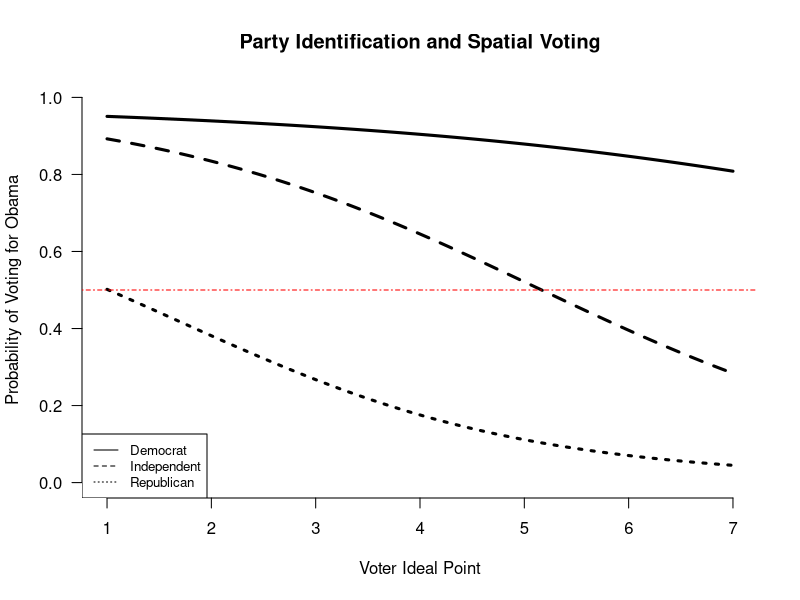
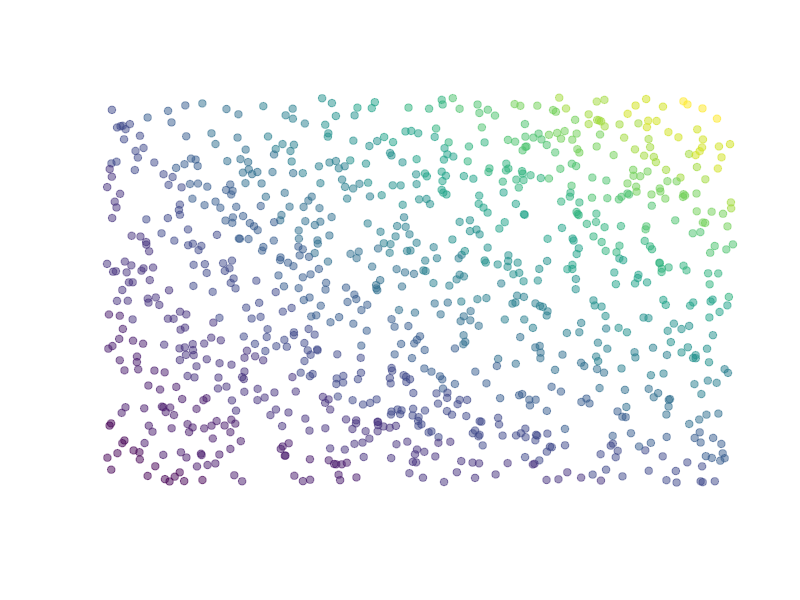
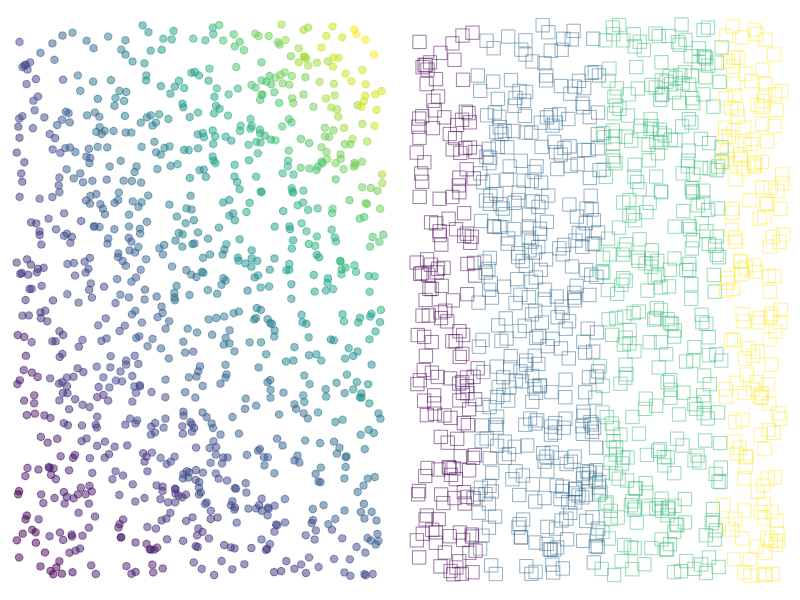

Source code (R) for these figures, in order: (Note: this script raises an error after producing the figures.)
## ---- chunk 1
# The first line sets an option for the final document that can be produced from
# the .Rmd file. Don't worry about it.
knitr::opts_chunk$set(echo = TRUE)

# The next bit is quite powerful and useful. 
# First you define which packages you need for your analysis and assign it to 
# the p_needed object. 
p_needed <-
  c("foreign", "viridis", "MASS", "optimx", 
    "separationplot", "knitr",
    "stargazer")

# Now you check which packages are already installed on your computer.
# The function installed.packages() returns a vector with all the installed 
# packages.
packages <- rownames(installed.packages())
# Then you check which of the packages you need are not installed on your 
# computer yet. Essentially you compare the vector p_needed with the vector
# packages. The result of this comparison is assigned to p_to_install.
p_to_install <- p_needed[!(p_needed %in% packages)]
# If at least one element is in p_to_install you then install those missing
# packages.
if (length(p_to_install) > 0) {
  install.packages(p_to_install)
}
# Now that all packages are installed on the computer, you can load them for
# this project. Additionally the expression returns whether the packages were
# successfully loaded.
sapply(p_needed, require, character.only = TRUE)

# This is an option for stargazer tables
# It automatically adapts the output to html or latex,
# depending on whether we want a html or pdf file
stargazer_opt <- ifelse(knitr::is_latex_output(), "latex", "html")
## ---- chunk 2
df <- read.dta("data/anes08_data_essay.dta")

mode <- function(x) {
  ux <- unique(x)
  ux[which.max(tabulate(match(x, ux)))]
}

m1 <-
  glm(
    obama ~ lib_con_self * party_id + race + male + age + relig_denomination + above_median_inc + college_degree,
    data = df,
    family = binomial(link = logit)
  )
summary(m1)


# 1. get the coefficients
beta_hat <- coef(m1)

# 2. Get the variance-covariance matrix
V_hat <- vcov(m1)

# 3. Set up a multivariate normal distribution N(beta_hat, V_hat)
# 4. Draw from the distribution nsim times
nsim <- 10000
S <- mvrnorm(n = nsim, 
             mu = beta_hat, 
             Sigma = V_hat)
head(S)

# we simulate over a sequence of x-values
lr_seq <- seq(min(df$lib_con_self, na.rm=T), max(df$lib_con_self, na.rm=T), length.out = 100)

# lr_seq <- seq(1,7,length.out = 7)
# What about the other covariates? Following average case practice, we take the 
# mode for dummy variables and rounding to the nearest whole number for categorical variables:



# Democrats 
scenario_dem <- cbind(1, # Intercept
                  lr_seq, # LR Scale
                  0, # Party ID = Independent
                  0, # Party ID = Republican
                  0, # Race = Black
                  0, # Race = Other/Mixed
                  0, # Gender = Male
                  mean(df$age, na.rm=T), # Age
                  0, # Religion = Protestant
                  0, # Religion = Catholic
                  0, # Religion = Other
                  0, # Above Median Income
                  0, # College Degree
                  0, # LR Scale*Independent
                  0  # LR Scale*Republican
                  )

Xbeta_dem <- S %*% t(scenario_dem)

p_sim_dem <- (exp(Xbeta_dem))/ (1 + exp(Xbeta_dem))

p_mean_dem <- apply(p_sim_dem, 2, mean)
p_qu_dem <- t(apply(p_sim_dem, 2, quantile, prob = c(0.025, 0.975)))

# Independents 
scenario_ind <- cbind(1, # Intercept
                  lr_seq, # LR Scale
                  1, # Party ID = Independent
                  0, # Party ID = Republican
                  0, # Race = Black
                  0, # Race = Other/Mixed
                  0, # Gender = Male
                  mean(df$age, na.rm=T), # Age
                  0, # Religion = Protestant
                  0, # Religion = Catholic
                  0, # Religion = Other
                  0, # Above Median Income
                  0, # College Degree
                  lr_seq*1, # LR Scale*Independent
                  0  # LR Scale*Republican
                  )

Xbeta_ind <- S %*% t(scenario_ind)

p_sim_ind <- (exp(Xbeta_ind))/ (1 + exp(Xbeta_ind))

p_mean_ind <- apply(p_sim_ind, 2, mean)
p_qu_ind <- t(apply(p_sim_ind, 2, quantile, prob = c(0.025, 0.975)))

# Republicans 
scenario_rep <- cbind(1, # Intercept
                  lr_seq, # LR Scale
                  0, # Party ID = Independent
                  1, # Party ID = Republican
                  0, # Race = Black
                  0, # Race = Other/Mixed
                  0, # Gender = Male
                  mean(df$age, na.rm=T), # Age
                  0, # Religion = Protestant
                  0, # Religion = Catholic
                  0, # Religion = Other
                  0, # Above Median Income
                  0, # College Degree
                  0, # LR Scale*Independent
                  lr_seq*1  # LR Scale*Republican
                  )

Xbeta_rep <- S %*% t(scenario_rep)

p_sim_rep <- (exp(Xbeta_rep))/ (1 + exp(Xbeta_rep))

p_mean_rep <- apply(p_sim_rep, 2, mean)
p_qu_rep <- t(apply(p_sim_rep, 2, quantile, prob = c(0.025, 0.975)))


## ---- chunk 3

plot(
  x = lr_seq,
  y = p_mean_dem,
  ylim = c(0, 1),
  type = "n",
  main = "Party Identification and Spatial Voting",
  ylab = "Probability of Voting for Obama",
  xlab = "Voter Ideal Point",
  bty = "n",
  las = 1
)

# Democrats

# plot uncertainty with a polygon
# polygon(x = c(rev(lr_seq), lr_seq),
#         y = c(rev(p_qu_dem[,2]), p_qu_dem[,1]),
#         col = "#cccccc",
#         border = NA)

# and a line
lines(x = lr_seq,
      y = p_mean_dem,
      lwd = 3,
      lty = 1)

# Independents

# plot uncertainty with a polygon
# polygon(x = c(rev(lr_seq), lr_seq),
#         y = c(rev(p_qu_ind[,2]), p_qu_ind[,1]),
#         col = "#cccccc",
#         border = NA)

# and a line
lines(x = lr_seq,
      y = p_mean_ind,
      lwd = 3,
      lty = 2)


# Republicans

# plot uncertainty with a polygon
# polygon(x = c(rev(lr_seq), lr_seq),
#         y = c(rev(p_qu_rep[,2]), p_qu_rep[,1]),
#         col = "#cccccc",
#         border = NA)

# and a line
lines(x = lr_seq,
      y = p_mean_rep,
      lwd = 3,
      lty = 3)


legend(
  "bottomleft",
  legend = c("Democrat", "Independent", "Republican"),
  col = c("black", "black", "black"),
  lty = 1:3,
  cex = 0.8
)

abline(h = 0.5, col = "red", lty = 4)

## ---- chunk 4

obama_position <- 2.83
mccain_position <- 5.28

# Democrats

scenario_dem_1 <- cbind(1, # Intercept
                  obama_position, # LR Scale
                  0, # Party ID = Independent
                  0, # Party ID = Republican
                  0, # Race = Black
                  0, # Race = Other/Mixed
                  0, # Gender = Male
                  mean(df$age, na.rm=T), # Age
                  0, # Religion = Protestant
                  0, # Religion = Catholic
                  0, # Religion = Other
                  0, # Above Median Income
                  0, # College Degree
                  0, # LR Scale*Independent
                  0  # LR Scale*Republican
                  )


Xbeta_dem_1 <- S %*% t(scenario_dem_1)

p_sim_dem_1 <- (exp(Xbeta_dem_1))/ (1 + exp(Xbeta_dem_1))

p_mean_dem_1 <- apply(p_sim_dem_1, 2, mean)
p_qu_dem_1 <- t(apply(p_sim_dem_1, 2, quantile, prob = c(0.025, 0.975)))



scenario_dem_2 <- cbind(1, # Intercept
                  mccain_position, # LR Scale
                  0, # Party ID = Independent
                  0, # Party ID = Republican
                  0, # Race = Black
                  0, # Race = Other/Mixed
                  0, # Gender = Male
                  mean(df$age, na.rm=T), # Age
                  0, # Religion = Protestant
                  0, # Religion = Catholic
                  0, # Religion = Other
                  0, # Above Median Income
                  0, # College Degree
                  0, # LR Scale*Independent
                  0  # LR Scale*Republican
                  )

Xbeta_dem_2 <- S %*% t(scenario_dem_2)

p_sim_dem_2 <- (exp(Xbeta_dem_2))/ (1 + exp(Xbeta_dem_2))

p_mean_dem_2 <- apply(p_sim_dem_2, 2, mean)
p_qu_dem_2 <- t(apply(p_sim_dem_2, 2, quantile, prob = c(0.025, 0.975)))


fd_dem <- p_sim_dem_1 - p_sim_dem_2
fd_mean_dem <- apply(fd_dem, 2, mean)
fd_qu_dem <- t(apply(fd_dem, 2, quantile, prob = c(0.025, 0.975)))

# Independents

scenario_ind_1 <- cbind(1, # Intercept
                  obama_position, # LR Scale
                  1, # Party ID = Independent
                  0, # Party ID = Republican
                  0, # Race = Black
                  0, # Race = Other/Mixed
                  0, # Gender = Male
                  mean(df$age, na.rm=T), # Age
                  0, # Religion = Protestant
                  0, # Religion = Catholic
                  0, # Religion = Other
                  0, # Above Median Income
                  0, # College Degree
                  obama_position*1, # LR Scale*Independent
                  0  # LR Scale*Republican
                  )

Xbeta_ind_1 <- S %*% t(scenario_ind_1)

p_sim_ind_1 <- (exp(Xbeta_ind_1))/ (1 + exp(Xbeta_ind_1))

p_mean_ind_1 <- apply(p_sim_ind_1, 2, mean)
p_qu_ind_1 <- t(apply(p_sim_ind_1, 2, quantile, prob = c(0.025, 0.975)))




scenario_ind_2 <- cbind(1, # Intercept
                  mccain_position, # LR Scale
                  1, # Party ID = Independent
                  0, # Party ID = Republican
                  0, # Race = Black
                  0, # Race = Other/Mixed
                  0, # Gender = Male
                  mean(df$age, na.rm=T), # Age
                  0, # Religion = Protestant
                  0, # Religion = Catholic
                  0, # Religion = Other
                  0, # Above Median Income
                  0, # College Degree
                  mccain_position*1, # LR Scale*Independent
                  0  # LR Scale*Republican
                  )

Xbeta_ind_2 <- S %*% t(scenario_ind_2)

p_sim_ind_2 <- (exp(Xbeta_ind_2))/ (1 + exp(Xbeta_ind_2))

p_mean_ind_2 <- apply(p_sim_ind_2, 2, mean)
p_qu_ind_2 <- t(apply(p_sim_ind_2, 2, quantile, prob = c(0.025, 0.975)))

fd_ind <- p_sim_ind_1 - p_sim_ind_2
fd_mean_ind <- apply(fd_ind, 2, mean)
fd_qu_ind <- t(apply(fd_ind, 2, quantile, prob = c(0.025, 0.975)))


# Republicans

scenario_rep_1 <- cbind(1, # Intercept
                  obama_position, # LR Scale
                  0, # Party ID = Independent
                  1, # Party ID = Republican
                  0, # Race = Black
                  0, # Race = Other/Mixed
                  0, # Gender = Male
                  mean(df$age, na.rm=T), # Age
                  0, # Religion = Protestant
                  0, # Religion = Catholic
                  0, # Religion = Other
                  0, # Above Median Income
                  0, # College Degree
                  0, # LR Scale*Independent
                  obama_position*1  # LR Scale*Republican
                  )


Xbeta_rep_1 <- S %*% t(scenario_rep_1)

p_sim_rep_1 <- (exp(Xbeta_rep_1))/ (1 + exp(Xbeta_rep_1))

p_mean_rep_1 <- apply(p_sim_rep_1, 2, mean)
p_qu_rep_1 <- t(apply(p_sim_rep_1, 2, quantile, prob = c(0.025, 0.975)))


scenario_rep_2 <- cbind(1, # Intercept
                  mccain_position, # LR Scale
                  0, # Party ID = Independent
                  1, # Party ID = Republican
                  0, # Race = Black
                  0, # Race = Other/Mixed
                  0, # Gender = Male
                  mean(df$age, na.rm=T), # Age
                  0, # Religion = Protestant
                  0, # Religion = Catholic
                  0, # Religion = Other
                  0, # Above Median Income
                  0, # College Degree
                  0, # LR Scale*Independent
                  mccain_position*1  # LR Scale*Republican
                  )

Xbeta_rep_2 <- S %*% t(scenario_rep_2)

p_sim_rep_2 <- (exp(Xbeta_rep_2))/ (1 + exp(Xbeta_rep_2))

p_mean_rep_2 <- apply(p_sim_rep_2, 2, mean)
p_qu_rep_2 <- t(apply(p_sim_rep_2, 2, quantile, prob = c(0.025, 0.975)))

fd_rep <- p_sim_rep_1 - p_sim_rep_2
fd_mean_rep <- apply(fd_rep, 2, mean)
fd_qu_rep <- t(apply(fd_rep, 2, quantile, prob = c(0.025, 0.975)))

party_id <- c("Democrat", "Independent", "Republican")
mean <- c(fd_mean_dem, fd_mean_ind, fd_mean_rep)
lower <- c(fd_qu_dem[1,1], fd_qu_ind[1,1], fd_qu_rep[1,1])
upper <- c(fd_qu_dem[1,2], fd_qu_ind[1,2], fd_qu_rep[1,2])
fds <- data.frame(party_id, mean, lower, upper)

## ---- chunk 5





## ---- chunk 6


m2 <-
  glm(obama ~ lib_con_self * party_id,
      data = df,
      family = binomial(link = logit))
summary(m2)

independents_hi <-
  df[which(df$party_id == "Independent" & df$pol_knowledge == 1), ]

m3 <-
  glm(
    obama ~ lib_con_self + race + male + age + relig_denomination + above_median_inc + college_degree,
    data = independents_hi,
    family = binomial(link = logit)
  )
summary(m3)

## ---- chunk 7
# we simulate some data
# althoug we want to run this code, it should not appear in the write-up
# that's why we include 'include=FALSE' in the chunk options above

x <- runif(1000, 1, 4)
y <- runif(1000, 1, 4)

col <- round(x*y)
## ---- chunk 8

# we set a couple of options:

# echo=FALSE makes sure that we show the output of the chunk (but not the code)
# dpi=300 makes sure that the resolution of the plot is high enough
# fig.width=7 defines the relative with of the plot
# fig.height=7 defines the relative height of the plot
# out.width='75%' defines the total width of the plot
# fig.align='center' defines the alignment of the plot
# fig.cap='A colorful plot' generates a caption for the plot

plot(x = x,
     y = y,
     xlim = c(1, 4),
     ylim = c(1, 4),
     xaxt = "n",
     yaxt = "n",
     pch = 19,
     bty = "n",
     xlab = "",
     ylab = "",
     col = viridis(max(col), 0.5)[col])
## ---- chunk 9

# we set a couple of options:

# echo=FALSE makes sure that we show the output of the chunk (but not the code)
# dpi=300 makes sure that the resolution of the plot is high enough
# fig.width=7 defines the relative with of the plot
# fig.height=3.5 defines the relative height of the plot
# out.width='100%' defines the total width of the plot
# fig.align='center' defines the alignment of the plot
# fig.cap='Two colorful plots' generates a caption for the plot

# generate a 1 by 2 plot window
par(mfrow = c(1, 2),
    # we reduce the blank space around the plot 
    # (where axis labels and titles are usually plotted)
    mar = c(0, 0, 0, 0) + 0.1) 

plot(x = x,
     y = y,
     xlim = c(1, 4),
     ylim = c(1, 4),
     xaxt = "n",
     yaxt = "n",
     pch = 19,
     bty = "n",
     xlab = "",
     ylab = "",
     col = viridis(max(col), 0.5)[col])

plot(x = x,
     y = y,
     xlim = c(1, 4),
     ylim = c(1, 4),
     xaxt = "n",
     yaxt = "n",
     pch = 22,
     cex = 2,
     bty = "n",
     xlab = "",
     ylab = "",
     col = viridis(round(max(x)), 0.5)[round(x)])
## ---- chunk 10

# we set three options here:

# echo=FALSE makes sure that we show the output of the chunk (but not the code)
# message=FALSE hides all messages created in the code chunk
# warning=FALSE hides all warnings created in the code chunk
# results='asis' makes sure that the table gets printed nicely

# note that for this to work, you must define "stargazer_opt" in the setup chunk
# as we did in this file (see line 45).

linear_model <- lm(y ~ x)

stargazer(linear_model, # You can also add more than just one model
          type = stargazer_opt, # Important to produce a nice table in the output document
          covariate.labels = c("X"), # Make sure to have the labels in the right order
          dep.var.labels = c("Y"),
          header = F, # To surpress the stargazer comment
          label = "tab:regression", # If you produce pdf output you can even cross-reference your table in your text.
          title = "Regression Table")
